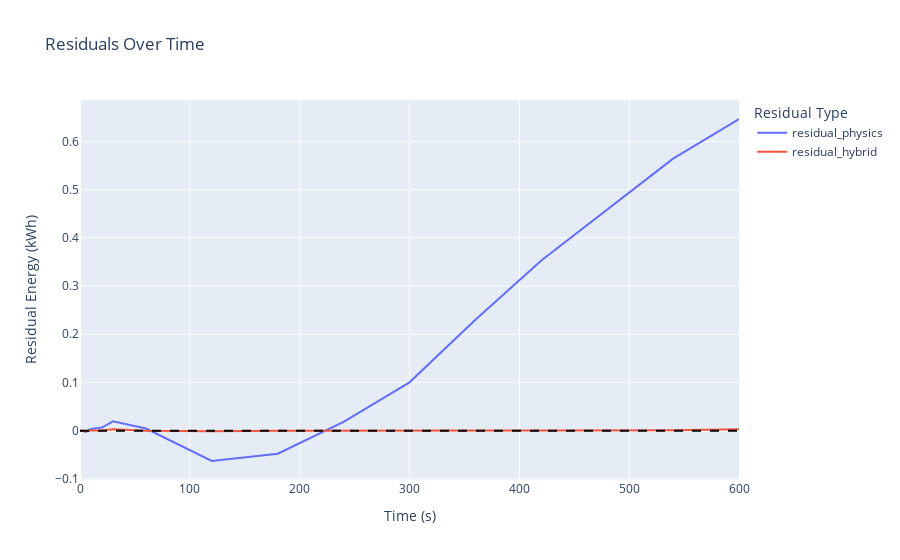

The code cell stored with this chart in its notebook:
### Code cell
plot_df["residual_physics"] = plot_df["E_total_kWh"] - plot_df["E_pred_physics"]
plot_df["residual_hybrid"] = plot_df["E_total_kWh"] - plot_df["E_pred_hybrid"]

fig_residuals = px.line(
    plot_df,
    x="time_s",
    y=["residual_physics", "residual_hybrid"],
    labels={
        "value": "Residual Energy (kWh)",
        "time_s": "Time (s)",
        "variable": "Residual Type"
    },
    title="Residuals Over Time"
)

fig_residuals.add_hline(y=0, line_dash="dash", line_color="black")

fig_residuals.update_layout(
    hovermode="x unified"
)

fig_residuals.show()

### Figure 1 — Plotly figure (JSON) as saved in the notebook; plotly's stock layout.template omitted (floating-point values rounded to 4 significant figures)
{"data": [{"hovertemplate": "Residual Type=residual_physics<br>Time (s)=%{x}<br>Residual Energy (kWh)=%{y}<extra></extra>", "legendgroup": "residual_physics", "line": {"color": "#636efa", "dash": "solid"}, "marker": {"symbol": "circle"}, "mode": "lines", "name": "residual_physics", "orientation": "v", "showlegend": true, "type": "scatter", "x": [0, 1, 2, 3, 4, 5, 10, 20, 30, 60, 120, 180, 240, 300, 360, 420, 480, 540, 600], "xaxis": "x", "y": [-0.0002955, -0.0003343, -0.0007837, -0.0008627, -0.001536, -0.002386, 0.003389, 0.006467, 0.01939, 0.004459, -0.06297, -0.0478, 0.01838, 0.1002, 0.23, 0.3528, 0.4589, 0.5642, 0.6464], "yaxis": "y"}, {"hovertemplate": "Residual Type=residual_hybrid<br>Time (s)=%{x}<br>Residual Energy (kWh)=%{y}<extra></extra>", "legendgroup": "residual_hybrid", "line": {"color": "#EF553B", "dash": "solid"}, "marker": {"symbol": "circle"}, "mode": "lines", "name": "residual_hybrid", "orientation": "v", "showlegend": true, "type": "scatter", "x": [0, 1, 2, 3, 4, 5, 10, 20, 30, 60, 120, 180, 240, 300, 360, 420, 480, 540, 600], "xaxis": "x", "y": [0.0004336, 0.0003948, -5.465e-05, -0.0001336, -0.0007137, -0.001564, 0.0001096, 0.0002464, 0.002873, -0.0001919, -0.001285, -0.0002042, -0.0001789, -0.001366, 9.757e-05, 0.0004358, 0.0005433, 0.0005747, 0.002934], "yaxis": "y"}], "layout": {"hovermode": "x unified", "legend": {"title": {"text": "Residual Type"}, "tracegroupgap": 0}, "shapes": [{"line": {"color": "black", "dash": "dash"}, "type": "line", "x0": 0, "x1": 1, "xref": "x domain", "y0": 0, "y1": 0, "yref": "y"}], "title": {"text": "Residuals Over Time"}, "xaxis": {"anchor": "y", "domain": [0, 1], "title": {"text": "Time (s)"}}, "yaxis": {"anchor": "x", "domain": [0, 1], "title": {"text": "Residual Energy (kWh)"}}}}
